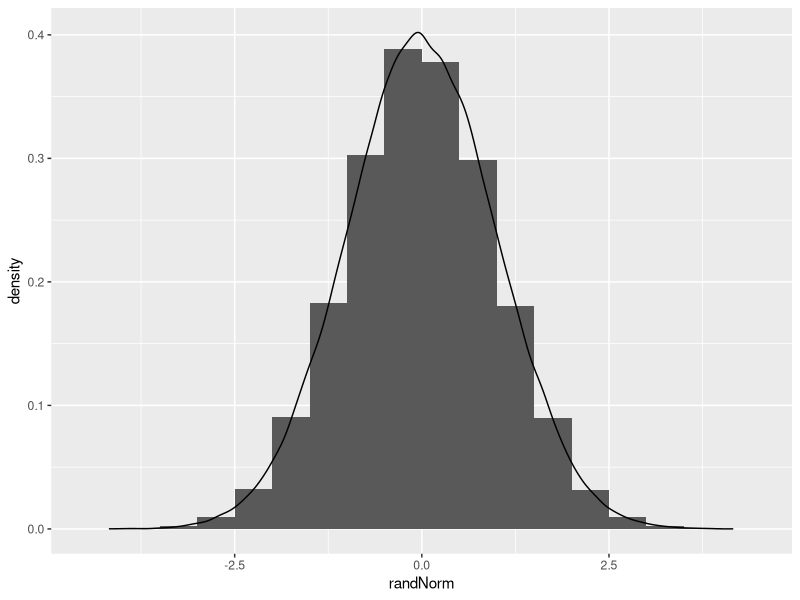
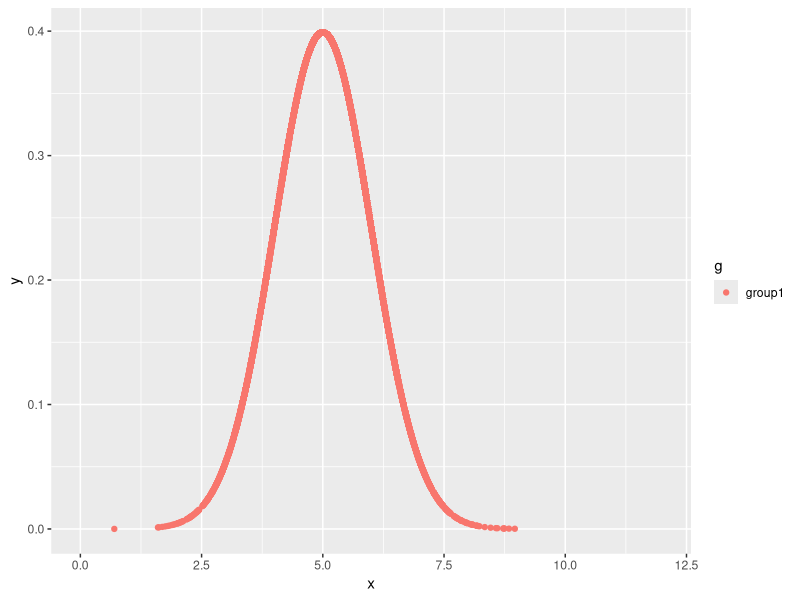
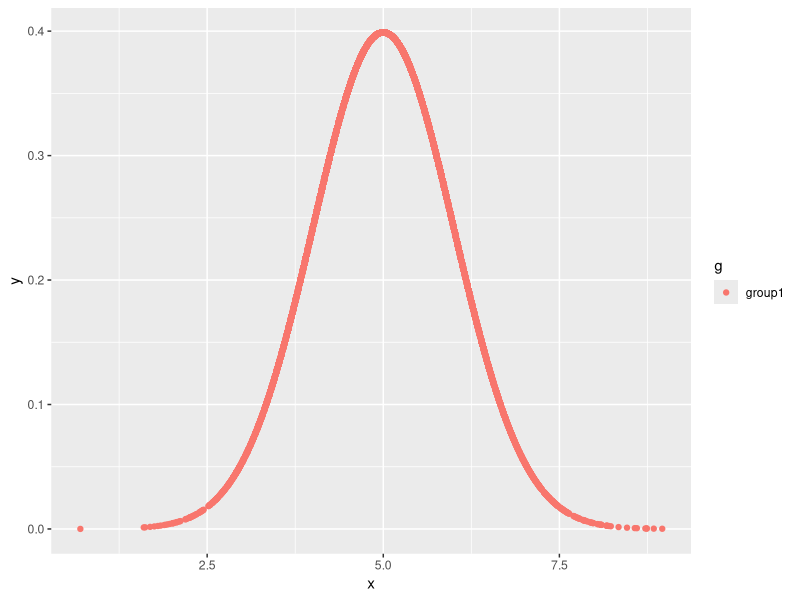
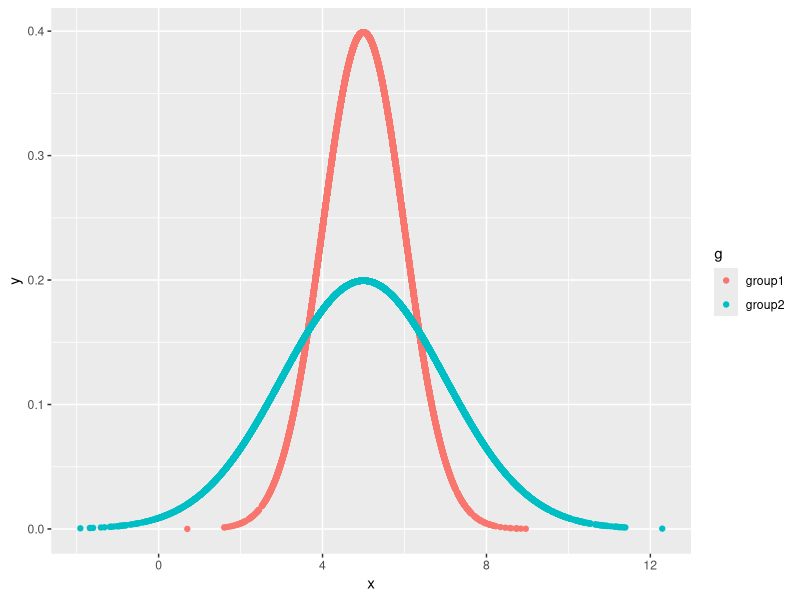
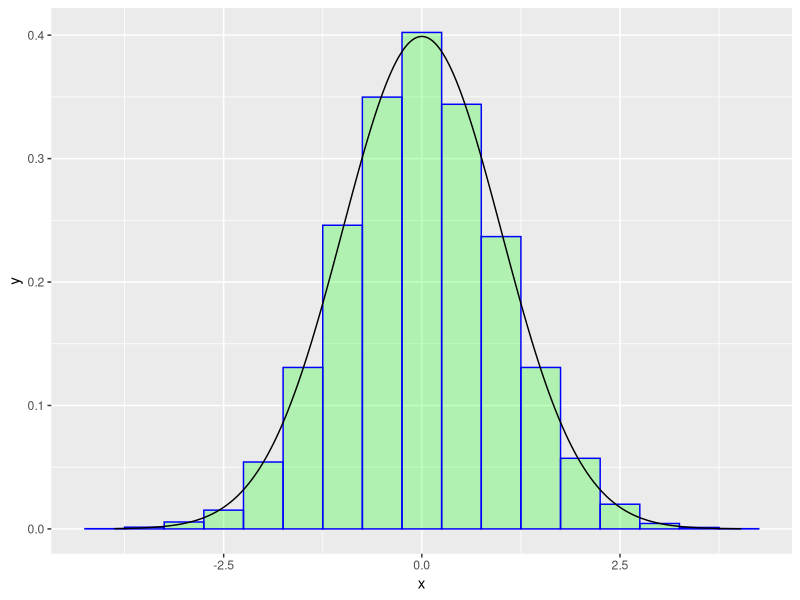
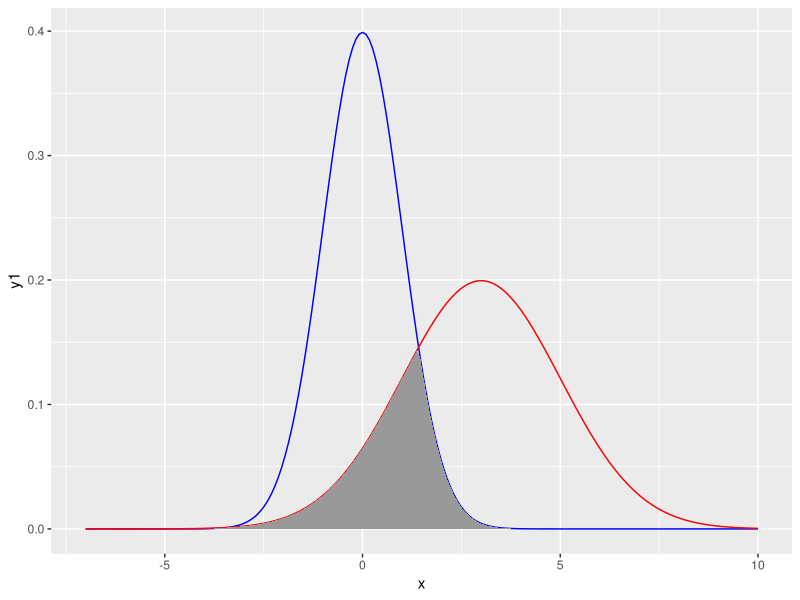
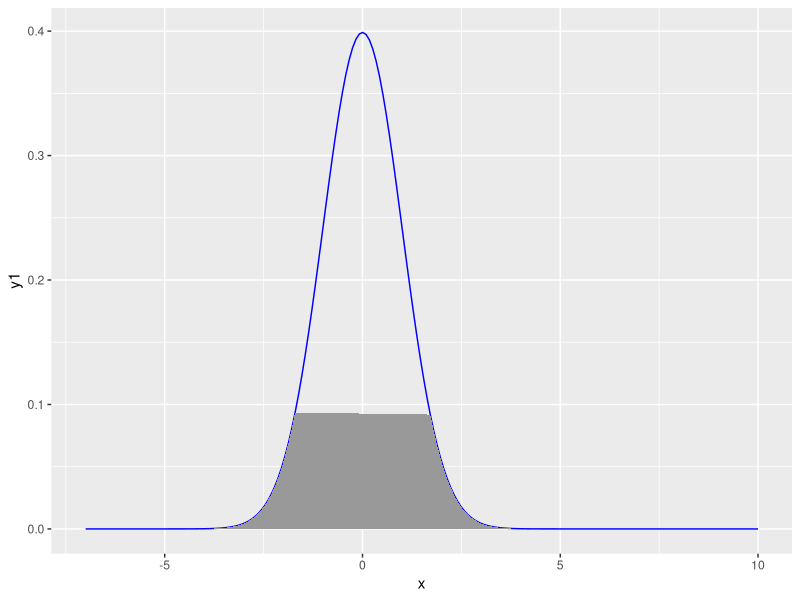
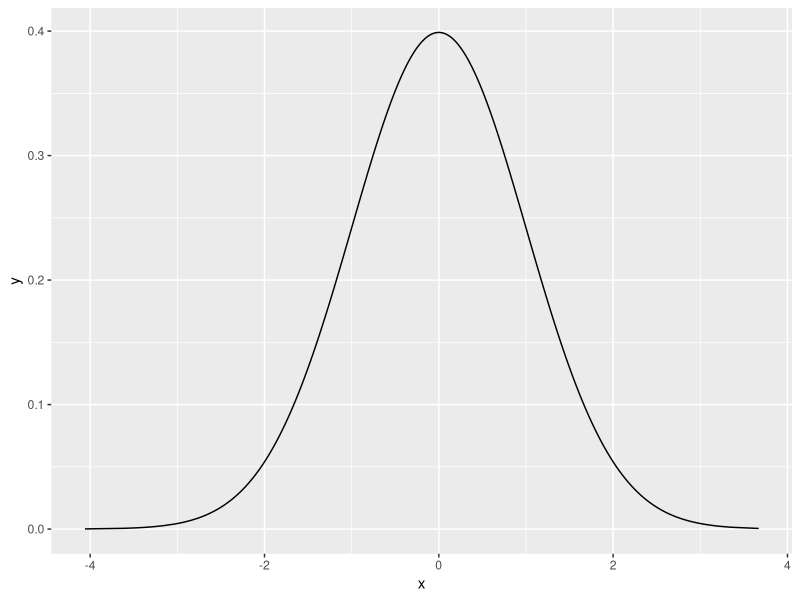

Write R code to recreate these figures, in order.
## ---- chunk 1
knitr::opts_chunk$set(echo = TRUE)
library(ggplot2)
library(tidyverse)
## ---- chunk 2

set.seed(2020)
m <- 100000
randNorm<- round(rnorm(m,0,1),2) 
norm.data <- data.frame(randNorm=randNorm,group="sd1") 

ggplot(norm.data,aes(x=randNorm,y =..density..)) + geom_histogram(aes(),stat="bin",binwidth=0.5, boundary = 0) + geom_density()

## ---- chunk 3
n<- 4 
m <- 10000
randNorm1<- round(rnorm(m,5,1),2) 
randDensity1 <- dnorm(randNorm1,5,1) 
norm.data1 <- data.frame(x=randNorm1,y=randDensity1,g="group1") 
ggplot(norm.data1,aes(x=x,y=y,group=g,color= g)) +geom_point() + xlim(0,12) 
## ---- chunk 4
randNorm2<- round(rnorm(m,5,2),2) 
randDensity2 <- dnorm(randNorm2,5,2) 
norm.data2 <- data.frame(x=randNorm2,y=randDensity2,g ="group2") 
ggplot(norm.data1,aes(x=x,y=y,group=g,color= g)) +geom_point()
## ---- chunk 5
norm.data3 <- bind_rows(norm.data1,norm.data2) 
p5 <- ggplot(norm.data3,aes(x=x,y=y,group=g,color= g)) +geom_point() 
p5
## ---- chunk 6
m <- 10000
randNorm1<- round(rnorm(m,0,1),2) 
norm.data1 <- data.frame(x=randNorm1,y=dnorm(randNorm1,0,1) ,g="group1") 
# randNorm2<- round(rnorm(m,0,2),2) 
# randDensity2 <- dnorm(randNorm2,0,2) 
# norm.data2 <- data.frame(x=randNorm2,y=randDensity2,g ="group2") 
# norm.data3 <- bind_rows(norm.data1,norm.data2) 

ggplot(norm.data1,aes(x=x,y=y))+
  geom_histogram(aes(y=..density..),color ="blue",alpha = .25,fill="green",binwidth = .5) +
  geom_line() 
  
  #geom_point(color = "red") 
  # + geom_density(aes(y=..density..))
## ---- chunk 7
library(ggplot2)

x  <- seq(-7, 10, length = 200)
y1 <- dnorm(x, mean = 0,sd = 1)
y2 <- dnorm(x, mean = 3,sd = 2)

df4 <- data.frame(x, y1, y2)

ggplot(df4, aes(x = x)) +
  geom_line(aes(y = y1), colour = 'blue') +geom_line(aes(y = y2), colour = 'red') +
  geom_area(aes(y = pmin(y1, y2)), fill = 'gray60')

ggplot(df4, aes(x = x)) +
  geom_line(aes(y = y1), colour = 'blue') +
  geom_area(data=subset(df4,y1<0.1), aes(x=x,y=y1), fill = 'gray60')


## ---- chunk 8

m <- 10000
randNorm1<- round(rnorm(m,0,1),2) 
norm.data1 <- data.frame(x=randNorm1,y=dnorm(randNorm1,0,1) ,g="group1")  %>% arrange(by=x)
# randNorm2<- round(rnorm(m,0,2),2) 
p1 <- ggplot(norm.data1,aes(x=x))+
  #geom_histogram(aes(x=x,y=..density..),color ="blue",alpha = .25,fill="green",binwidth = .5) +
  geom_line(aes(y=y)) 

p1
norm.data4 <- distinct(norm.data1)
p1 + geom_area(data=subset(norm.data4,x < -2),aes(x=x,y=y))

#+  geom_area(data=subset(norm.data1,x >0 & x<1),aes(x=x,y=y),fill="green")
  
## ---- chunk 9
# 获取mpg变量的密度
dense = data.frame(density(mtcars$mpg)[c('x','y')])



ggplot(mtcars,aes(x =mpg))+
        geom_histogram(aes(y=..density..), color="#88ada6", alpha=.25, fill="#fffbf0", binwidth = 2, center=1)+
        geom_density()+
        geom_area(data = subset(dense,x >= 10 & x < 15), aes(x, y, fill = "Label 1"), alpha=.4)+
        geom_area(data = subset(dense,x >= 15 & x < 20), aes(x, y, fill = "Label 2"), alpha=.4)+
        geom_area(data = subset(dense,x  >= 20 & x < 25), aes(x, y, fill = "Label 3"), alpha=.4)+
        geom_area(data = subset(dense,x >= 26 & x < 30), aes(x, y, fill = "Label 4"), alpha=.4)+
        geom_area(data = subset(dense,x >= 30), aes(x, y, fill = "Label 5"), alpha=.4)+
        scale_fill_manual("Label title", 
                          breaks = c("Label 1", "Label 2", "Label 3", "Label 4", "Label 5"), 
                          values = c("Label 1"="#4b5cc466", "Label 2"="#16a95166", "Label 3"="#ffb61e66", "Label 4"="#ff750066", "Label 5"="#c3272b66"))+
        labs(title="title",
             subtitle="subtitle",
             caption = "caption",
             x = 'x axis title',
             y = 'y axis title')+
  theme_bw()+
        theme(plot.title = element_text(size = 16, face = "bold", hjust = 0.5),
              plot.subtitle = element_text(size = 12, face = "bold", hjust = 0.5),
              plot.caption = element_text(size = 12, face = "italic"),
              axis.text = element_text(size=12),
              axis.title = element_text(size=14, face="bold"))+
        geom_vline(xintercept = 15,linetype = "twodash",color="blue",size = 1)+
        annotate("rect", xmin = 10, xmax = 18, ymin = 0.05, ymax = 0.07, alpha = .1, fill="navy")+
        annotate("text", fontface = "bold", color="blue",
                 x = 14, y=0.06,
                 label = 'annotation', size=6)

## ---- chunk 10
g=ggplot(mtcars,aes(x =mpg))+
        geom_histogram(aes(y=..density..), # 纵坐标是密度。类似也可以将纵坐标设置为频数(count)
                       color="#88ada6", fill="#fffbf0", # 边框与填充色，可以不设置
                       alpha=.25,  # 透明度，可以不设置
                        binwidth = 2, # 柱子的宽度。类似得也可以设置柱子的个数，如bins = 30
                       center = 0)+ # 柱子与对应横坐标的相对位置。0是指居中对齐。1是指对应数字在柱子的右侧边线。可以不设置
        geom_density() # 密度曲线
g

## ---- chunk 11
g = g+ labs(title="title", 
             subtitle="subtitle",
             caption = "caption",
             x = 'x axis title',
             y = 'y axis title')+
        theme(plot.title = element_text(size = 16, face = "bold", hjust = 0.5),
              plot.subtitle = element_text(size = 12, face = "bold", hjust = 0.5),
              plot.caption = element_text(size = 12, face = "italic"),
              axis.text = element_text(size=12),  # 坐标轴上的文字
              axis.title = element_text(size=14, face="bold")) # 坐标轴标题
g

## ---- chunk 12

# 获取mpg变量的密度
dense = data.frame(density(mtcars$mpg)[c('x','y')])

## ---- chunk 13
g = g + 
        geom_area(data = subset(dense,x >= 10 & x < 15), aes(x, y, fill = "Label 1"), alpha=.4)+
        geom_area(data = subset(dense,x >= 15 & x < 20), aes(x, y, fill = "Label 2"),alpha=.4)+
        geom_area(data = subset(dense,x  >= 20 & x < 25), aes(x, y, fill = "Label 3"), alpha=.4)+
        geom_area(data = subset(dense,x >= 26 & x < 30), aes(x, y, fill = "Label 4"), alpha=.4)+
        geom_area(data = subset(dense,x >= 30), aes(x, y, fill = "Label 5"), ,alpha=.4)
g
## ---- chunk 14
g = g + scale_fill_manual("Label title", 
                          breaks = c("Label 1", "Label 2", "Label 3", "Label 4", "Label 5"), 
                          values = c("Label 1"="#4b5cc466", "Label 2"="#16a95166", "Label 3"="#ffb61e66", "Label 4"="#ff750066", "Label 5"="#c3272b66"))
g
## ---- chunk 15
g = g + geom_vline(xintercept = 15,linetype = "twodash",color="blue",size = 1)
g

## ---- chunk 16
g = g+annotate(geom = "rect", xmin = 10, xmax = 18, ymin = 0.05, ymax = 0.07, alpha = .1, fill="navy")+
        annotate(geom = "text", fontface = "bold", color="blue",
                 x = 14, y=0.06,
                 label = 'annotation', size=6)
g

## ---- chunk 17
g + theme_bw()
